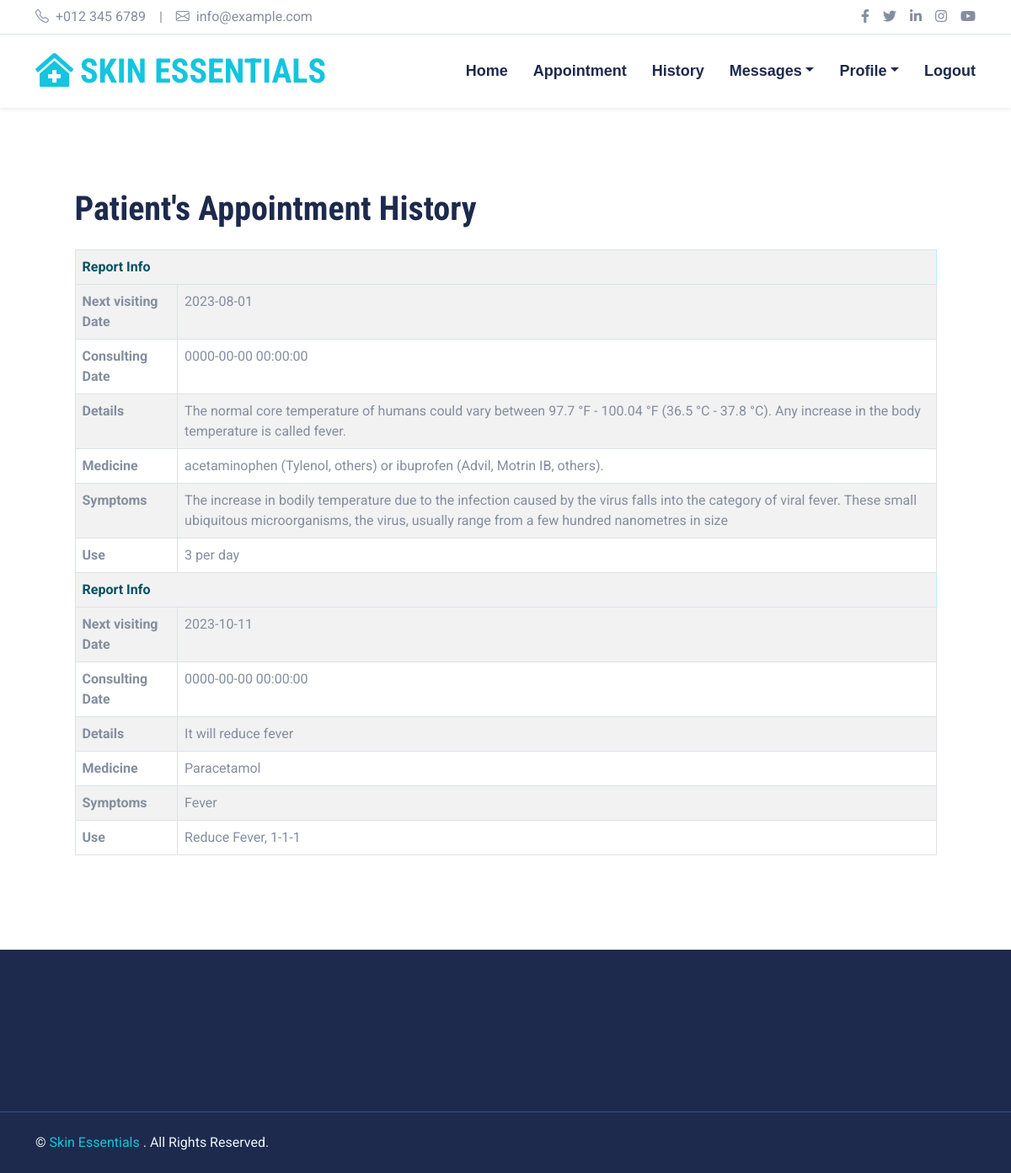
The app's page /Patient/view_prescription.php?id=1 (signed in) with its own data.
### tables this page shows
CREATE TABLE `tbl_prescription` (
  `prescription_id` int(11) NOT NULL,
  `appointment_id` int(11) NOT NULL,
  `visiting_date` date NOT NULL,
  `entry_date` timestamp NOT NULL DEFAULT current_timestamp(),
  `details` longtext NOT NULL,
  `medicine` longtext NOT NULL,
  `symptoms` longtext NOT NULL,
  `uses` longtext NOT NULL
);

CREATE TABLE `tbl_appointment` (
  `appointment_id` int(11) NOT NULL,
  `doctor_login_id` int(11) NOT NULL,
  `patient_login_id` int(11) NOT NULL,
  `appointment_date` date NOT NULL,
  `entry_date` timestamp NOT NULL DEFAULT current_timestamp(),
  `status` varchar(50) NOT NULL DEFAULT 'Not Consulted'
);

### Patient/view_prescription.php (the view, shortened to what this page needs)
<?php include("header.php") ?>
<div class="container-fluid py-5">
	<div class="container">
		<div class="row gx-5">
			<div class="col-lg-12 mb-5 mb-lg-0">
				<div class="col-lg-11" style="margin: auto;">
					<h1 class="mb-4">Patient's Appointment History</h1>
<div class="col-sm-12">
 <?php
$appid=$_GET["id"];
include("../db.php");
                $sql="select * from tbl_prescription inner join tbl_appointment on tbl_prescription.appointment_id=tbl_appointment.appointment_id  where tbl_appointment.appointment_id=$appid";
             $qt=  mysqli_query($con,$sql);
             $n=mysqli_num_rows($qt);
             if($n>0)
             {
?>
                            <table class="table table-striped table-bordered">
<?php while ($row=  mysqli_fetch_array($qt))
                                            {
?>
     <tr>
                                <th colspan="2" class="alert-info">
                                  Report Info
                                </th></tr>
                                <tr>
                                <tr>
                                <th>Next visiting Date</th>
                                <td><?php echo $row['visiting_date']; ?> </td></tr>
                                <tr>
                                <th>Consulting Date</th>
                                <td><?php echo $row['entry_date']; ?> </td></tr>
                                <tr>
                                    <th>Details</th>
                                    <td><?php echo $row['details']; ?> </td></tr>
                                  </tr>
                                  <tr>
                                    <th>Medicine</th>
                                    <td><?php echo   $row['medicine']; ?> </td></tr>
                                  <tr>
                                    <th>Symptoms</th>
                                    <td><?php echo $row['symptoms']; ?> </td></tr>
                                  <tr>
                                    <th>Use</th>
                                    <td><?php echo $row['uses']; ?> </td></tr>
                              <?php
                                    } ?>
                                      </table>
                                    <?php }
                                    else{
                                    ?>
                                      <div class="alert alert-success"> No List Available</div>
                                    <?php } ?>
					</div></div></div>
		</div>
	</div>
</div>
<?php include("footer.php") ?>

### assets/assets/css/style.css (style rules this page uses)
:root { --primary: #13C5DD; --secondary: #354F8E; --light: #EFF5F9; --dark: #1D2A4D; }

### records on screen
tbl_prescription: visiting_date "2023-08-01", appointment.entry_date "0000-00-00 00:00:00", details "The normal core temperature of humans could vary between 97.7 °F - 100.04 °F (36.5 °C - 37.8 °C). Any increase in the body temperature is called fever.", medicine "acetaminophen (Tylenol, others) or ibuprofen (Advil, Motrin IB, others).", symptoms "The increase in bodily temperature due to the infection caused by the virus falls into the category of viral fever. These small ubiquitous microorganisms, the virus, usually range from a few hundred nanometres in size", uses "3 per day"
tbl_prescription: visiting_date "2023-10-11", appointment.entry_date "0000-00-00 00:00:00", details "It will reduce fever", medicine "Paracetamol", symptoms "Fever", uses "Reduce Fever, 1-1-1"
